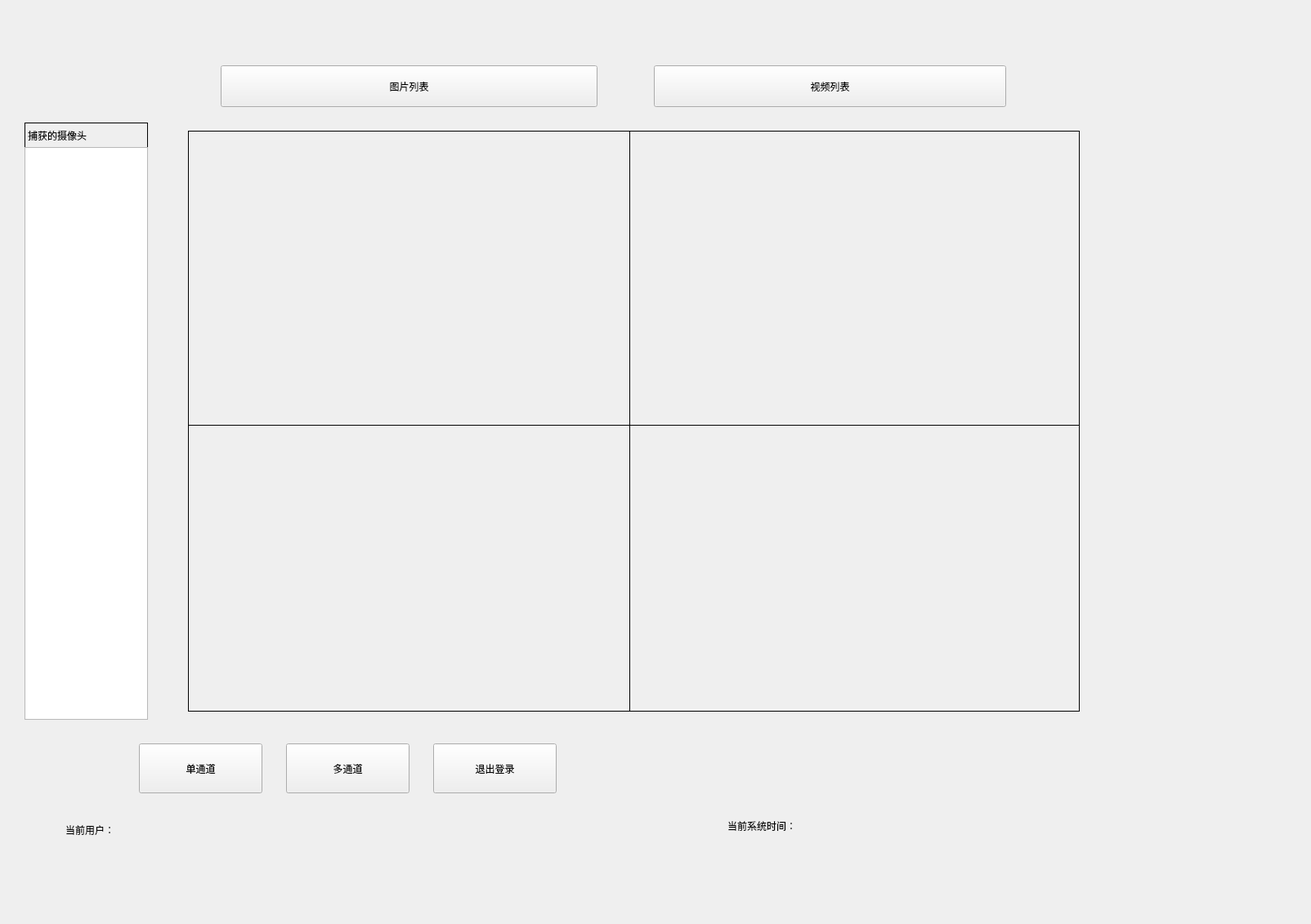
<?xml version="1.0" encoding="UTF-8"?>
<ui version="4.0">
 <class>Mainwidget</class>
 <widget class="QWidget" name="Mainwidget">
  <property name="geometry">
   <rect>
    <x>0</x>
    <y>0</y>
    <width>1604</width>
    <height>1131</height>
   </rect>
  </property>
  <property name="focusPolicy">
   <enum>Qt::WheelFocus</enum>
  </property>
  <property name="windowTitle">
   <string>Form</string>
  </property>
  <widget class="QStackedWidget" name="stackedWidget">
   <property name="geometry">
    <rect>
     <x>10</x>
     <y>30</y>
     <width>1591</width>
     <height>961</height>
    </rect>
   </property>
   <property name="currentIndex">
    <number>0</number>
   </property>
   <widget class="QWidget" name="page">
    <widget class="QLabel" name="label_5">
     <property name="geometry">
      <rect>
       <x>20</x>
       <y>120</y>
       <width>151</width>
       <height>31</height>
      </rect>
     </property>
     <property name="frameShape">
      <enum>QFrame::Box</enum>
     </property>
     <property name="text">
      <string>捕获的摄像头</string>
     </property>
    </widget>
    <widget class="QPushButton" name="pushButton_4">
     <property name="geometry">
      <rect>
       <x>790</x>
       <y>50</y>
       <width>431</width>
       <height>51</height>
      </rect>
     </property>
     <property name="text">
      <string>视频列表</string>
     </property>
    </widget>
    <widget class="QPushButton" name="pushButton_5">
     <property name="geometry">
      <rect>
       <x>260</x>
       <y>50</y>
       <width>461</width>
       <height>51</height>
      </rect>
     </property>
     <property name="text">
      <string>图片列表</string>
     </property>
    </widget>
    <widget class="QPushButton" name="pushButton_7">
     <property name="geometry">
      <rect>
       <x>160</x>
       <y>880</y>
       <width>151</width>
       <height>61</height>
      </rect>
     </property>
     <property name="text">
      <string>单通道</string>
     </property>
    </widget>
    <widget class="QPushButton" name="pushButton_8">
     <property name="geometry">
      <rect>
       <x>340</x>
       <y>880</y>
       <width>151</width>
       <height>61</height>
      </rect>
     </property>
     <property name="text">
      <string>多通道</string>
     </property>
    </widget>
    <widget class="QPushButton" name="pushButton_9">
     <property name="geometry">
      <rect>
       <x>520</x>
       <y>880</y>
       <width>151</width>
       <height>61</height>
      </rect>
     </property>
     <property name="text">
      <string>退出登录</string>
     </property>
    </widget>
    <widget class="QListWidget" name="listWidget_3">
     <property name="geometry">
      <rect>
       <x>20</x>
       <y>150</y>
       <width>151</width>
       <height>701</height>
      </rect>
     </property>
     <property name="font">
      <font>
       <weight>75</weight>
       <italic>true</italic>
       <bold>true</bold>
      </font>
     </property>
    </widget>
    <widget class="QWidget" name="widget" native="true">
     <property name="geometry">
      <rect>
       <x>220</x>
       <y>130</y>
       <width>1091</width>
       <height>711</height>
      </rect>
     </property>
     <property name="focusPolicy">
      <enum>Qt::NoFocus</enum>
     </property>
     <widget class="QLabel" name="label">
      <property name="geometry">
       <rect>
        <x>0</x>
        <y>0</y>
        <width>541</width>
        <height>361</height>
       </rect>
      </property>
      <property name="maximumSize">
       <size>
        <width>16777215</width>
        <height>16777212</height>
       </size>
      </property>
      <property name="font">
       <font>
        <family>Ubuntu Mono</family>
       </font>
      </property>
      <property name="frameShape">
       <enum>QFrame::Box</enum>
      </property>
      <property name="text">
       <string/>
      </property>
     </widget>
     <widget class="QLabel" name="label_2">
      <property name="geometry">
       <rect>
        <x>540</x>
        <y>0</y>
        <width>551</width>
        <height>361</height>
       </rect>
      </property>
      <property name="frameShape">
       <enum>QFrame::Box</enum>
      </property>
      <property name="text">
       <string/>
      </property>
     </widget>
     <widget class="QLabel" name="label_3">
      <property name="geometry">
       <rect>
        <x>0</x>
        <y>360</y>
        <width>541</width>
        <height>351</height>
       </rect>
      </property>
      <property name="frameShape">
       <enum>QFrame::Box</enum>
      </property>
      <property name="text">
       <string/>
      </property>
     </widget>
     <widget class="QLabel" name="label_4">
      <property name="geometry">
       <rect>
        <x>540</x>
        <y>360</y>
        <width>551</width>
        <height>351</height>
       </rect>
      </property>
      <property name="frameShape">
       <enum>QFrame::Box</enum>
      </property>
      <property name="text">
       <string/>
      </property>
     </widget>
    </widget>
   </widget>
   <widget class="QWidget" name="page_2">
    <widget class="QListWidget" name="listWidget">
     <property name="geometry">
      <rect>
       <x>200</x>
       <y>200</y>
       <width>1001</width>
       <height>711</height>
      </rect>
     </property>
    </widget>
    <widget class="QTreeWidget" name="treeWidget">
     <property name="geometry">
      <rect>
       <x>20</x>
       <y>200</y>
       <width>141</width>
       <height>711</height>
      </rect>
     </property>
     <property name="columnCount">
      <number>1</number>
     </property>
     <attribute name="headerVisible">
      <bool>false</bool>
     </attribute>
     <column>
      <property name="text">
       <string>新建列</string>
      </property>
     </column>
    </widget>
    <widget class="QRadioButton" name="radioButton_3">
     <property name="geometry">
      <rect>
       <x>30</x>
       <y>170</y>
       <width>101</width>
       <height>21</height>
      </rect>
     </property>
     <property name="text">
      <string>按天显示</string>
     </property>
    </widget>
    <widget class="QRadioButton" name="radioButton_2">
     <property name="geometry">
      <rect>
       <x>30</x>
       <y>140</y>
       <width>91</width>
       <height>21</height>
      </rect>
     </property>
     <property name="text">
      <string>按月显示</string>
     </property>
     <property name="checkable">
      <bool>true</bool>
     </property>
     <property name="checked">
      <bool>true</bool>
     </property>
    </widget>
    <widget class="QPushButton" name="pushButton_11">
     <property name="geometry">
      <rect>
       <x>20</x>
       <y>80</y>
       <width>231</width>
       <height>51</height>
      </rect>
     </property>
     <property name="text">
      <string>老人监控</string>
     </property>
    </widget>
    <widget class="QPushButton" name="pushButton_21">
     <property name="geometry">
      <rect>
       <x>290</x>
       <y>80</y>
       <width>231</width>
       <height>51</height>
      </rect>
     </property>
     <property name="text">
      <string>视频列表</string>
     </property>
    </widget>
   </widget>
   <widget class="QWidget" name="page_3">
    <widget class="QListWidget" name="listWidget_2">
     <property name="geometry">
      <rect>
       <x>200</x>
       <y>220</y>
       <width>1001</width>
       <height>711</height>
      </rect>
     </property>
    </widget>
    <widget class="QTreeWidget" name="treeWidget_2">
     <property name="geometry">
      <rect>
       <x>40</x>
       <y>220</y>
       <width>141</width>
       <height>711</height>
      </rect>
     </property>
     <property name="columnCount">
      <number>1</number>
     </property>
     <attribute name="headerVisible">
      <bool>false</bool>
     </attribute>
     <column>
      <property name="text">
       <string>新建列</string>
      </property>
     </column>
    </widget>
    <widget class="QRadioButton" name="radioButton_4">
     <property name="geometry">
      <rect>
       <x>40</x>
       <y>170</y>
       <width>91</width>
       <height>21</height>
      </rect>
     </property>
     <property name="text">
      <string>按月显示</string>
     </property>
     <property name="checkable">
      <bool>true</bool>
     </property>
     <property name="checked">
      <bool>true</bool>
     </property>
    </widget>
    <widget class="QRadioButton" name="radioButton_5">
     <property name="geometry">
      <rect>
       <x>40</x>
       <y>190</y>
       <width>101</width>
       <height>21</height>
      </rect>
     </property>
     <property name="text">
      <string>按天显示</string>
     </property>
    </widget>
    <widget class="QPushButton" name="pushButton_24">
     <property name="geometry">
      <rect>
       <x>40</x>
       <y>80</y>
       <width>231</width>
       <height>51</height>
      </rect>
     </property>
     <property name="text">
      <string>老人监控</string>
     </property>
    </widget>
    <widget class="QPushButton" name="pushButton_25">
     <property name="geometry">
      <rect>
       <x>300</x>
       <y>80</y>
       <width>231</width>
       <height>51</height>
      </rect>
     </property>
     <property name="text">
      <string>图片列表</string>
     </property>
    </widget>
   </widget>
  </widget>
  <widget class="QLabel" name="systemtime_label">
   <property name="geometry">
    <rect>
     <x>890</x>
     <y>990</y>
     <width>441</width>
     <height>41</height>
    </rect>
   </property>
   <property name="text">
    <string>当前系统时间：</string>
   </property>
  </widget>
  <widget class="QLabel" name="user_numlabel">
   <property name="geometry">
    <rect>
     <x>80</x>
     <y>990</y>
     <width>641</width>
     <height>51</height>
    </rect>
   </property>
   <property name="text">
    <string>当前用户：</string>
   </property>
  </widget>
 </widget>
 <resources/>
 <connections/>
</ui>
